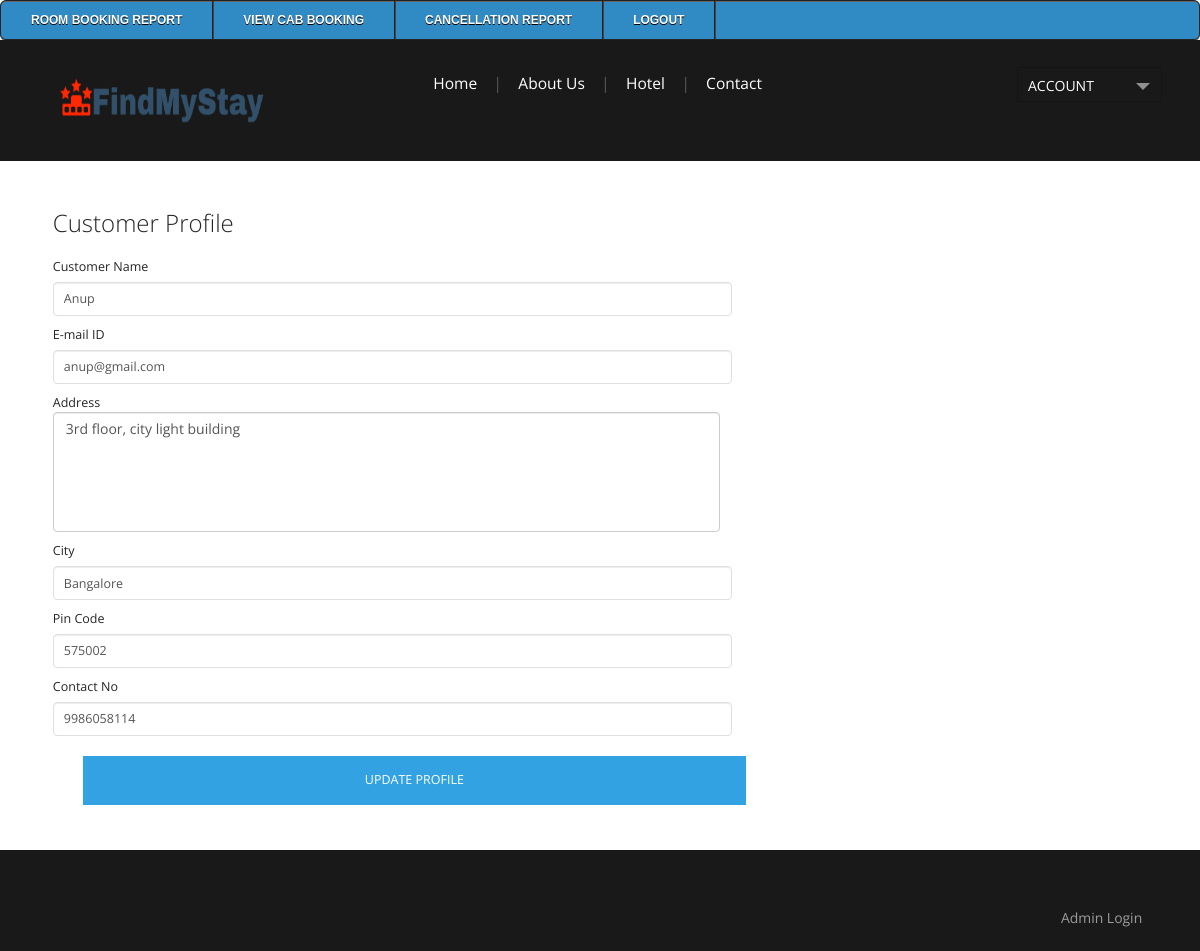
The page /customerprofile.php (signed in) on the database its author committed.
### tables this page shows
CREATE TABLE `customer` (
  `customer_id` int(10) NOT NULL,
  `customer_name` varchar(100) NOT NULL,
  `address` text NOT NULL,
  `city` varchar(20) NOT NULL,
  `pincode` varchar(10) NOT NULL,
  `contact_no` varchar(15) NOT NULL,
  `email_id` varchar(50) NOT NULL,
  `password` varchar(100) NOT NULL,
  `status` varchar(10) NOT NULL
);

### customerprofile.php (the view, shortened to what this page needs)
<?php
include("header.php");
if(isset($_SESSION[customer_id]))
{
	$sqledit= "SELECT * FROM customer WHERE customer_id='$_SESSION[customer_id]'";
	$qsqledit = mysqli_query($con,$sqledit);
	$rsedit = mysqli_fetch_array($qsqledit);
}
?>
<div class="main_bg">
<div class="wrap">
	<div class="main">
		<div class="contact">
				<div class="contact_right">
				  <div class="contact-form">
				  	<h3>Customer Profile</h3>
					    <form method="post" action="" onsubmit="return validateform()">
					    	<div>
						    	<span><label>Customer Name</label></span>
						    	<span><input name="customer_name" id="customer_name"  type="text" class="form-control" value="<?php echo $rsedit[customer_name]; ?>"></span>
						    </div>
							<div>
						     	<span><label>E-mail ID</label></span>
						    	<span><input name="email_id" type="text" id="email_id"class="form-control" value="<?php echo $rsedit[email_id]; ?>"></span>
						    </div>
						    <div>
						    	<span><label>Address</label></span>
						    	<span><textarea name="address"  id="address"class="form-control"><?php echo $rsedit[address]; ?></textarea></span>
						    </div>
							<div>
						     	<span><label>City</label></span>
						    	<span><input name="city" type="text" id="city" class="form-control" value="<?php echo $rsedit[city]; ?>"></span>
						    </div>
							<div>
						     	<span><label>Pin Code</label></span>
						    	<span><input name="pincode" id="pincode" type="text" class="form-control" value="<?php echo $rsedit[pincode]; ?>"></span>
						    </div>
							<div>
						     	<span><label>Contact No</label></span>
						    	<span><input name="contact_no" id="contact_no" type="text" class="form-control" value="<?php echo $rsedit[contact_no]; ?>"></span>
						    </div>
						   <div>
						   		<span><input type="submit" name="submit" value="Update profile"></span>
						  </div>
					    </form>
				    </div>
  				</div>
		  </div>
	</div>
</div>
</div>
<?php
include("footer.php");
?>

### css/style.css (style rules this page uses)
html,body,div,span,applet,object,iframe,h1,h2,h3,h4,h5,h6,p,blockquote,pre,a,abbr,acronym,address,big,cite,code,del,dfn,em,img,ins,kbd,q,s,samp,small,strike,strong,sub,sup,tt,var,b,u,i,dl,dt,dd,ol,nav ul,nav li,fieldset,form,label,legend,caption,article,aside,canvas,details,embed,figure,figcaption,footer,header,hgroup,menu,nav,output,ruby,section,summary,time,mark,audio,video { margin:0;padding:0;border:0;font-size:100%;font:inherit;vertical-align:baseline; }
body { font-family: 'Open Sans', sans-serif; background:#ffffff; font-size: 100%; }
.wrap { margin:0 auto; width:80%; -moz-transition:all .2s linear; -webkit-transition:all .2s linear; -o-transition:all .2s linear; -ms-transition:all .2s linear; }
.main_bg { margin-top: -5px; background: #ffffff; }
.main { padding: 4% 2%; }
.contact { display: block; }
.contact_right { float:left; width: 63.3333%; }
.contact_right h3 { margin-bottom: 2%; text-transform: capitalize; font-size: 1.5em; color: #252525; font-weight: 100; }
.contact-form { position:relative; padding-bottom:30px; }
.contact-form div { padding:5px 0; }
.contact-form span { display: block; color: #252525; text-shadow: 0 1px 0 #ffffff; line-height: 1.5em; font-size: 0.7825em; }
.contact-form input[type="text"],input[type="password"],input[type="date"],input[type="time"],contact-form textarea { font-family: 'Open Sans', sans-serif; margin-top: 5px; padding: 10px; display: block; width: 98% !important; background: rgba(255, 255, 255, 1); outline: none; color: #555555; font-size: 1em; border: 1px solid rgb(224, 224, 224); -webkit-appearance: none; }
.contact-form textarea { resize:none; height:120px; }
.contact-form input[type="submit"] { margin-top: 10px; display: inline-block; text-transform: uppercase; background: #32A2E3; font-family: 'Open Sans', sans-serif; color: #FFF; padding: 15px; border: none; font-size: 1em; transition: 0.5s all; -webkit-transition: 0.5s all; -moz-transition: 0.5s all; -o-transition: 0.5s all; outline: none; cursor: pointer; float: right; width: 25%; -webkit-appearance: none; }
@media only screen and (max-width: 1366px) { .wrap { width:95%; } }
@media only screen and (max-width: 1280px) { .wrap { width:95%; } }

### css/fwslider.css (style rules this page uses)
@media only screen and (max-width: 1366px) { .wrap { width:95%; } }

### rows shown on the page
customer: customer_name "Anup", email_id "anup@gmail.com", address "3rd floor, city light building", city "Bangalore", pincode "575002", contact_no "9986058114"
